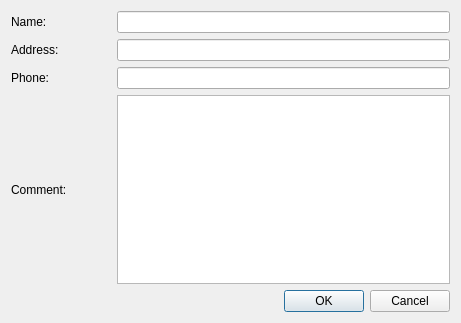
<?xml version="1.0" encoding="UTF-8"?>
<ui version="4.0">
 <class>CreateBranch</class>
 <widget class="QDialog" name="CreateBranch">
  <property name="geometry">
   <rect>
    <x>0</x>
    <y>0</y>
    <width>461</width>
    <height>323</height>
   </rect>
  </property>
  <property name="sizePolicy">
   <sizepolicy hsizetype="Fixed" vsizetype="Fixed">
    <horstretch>0</horstretch>
    <verstretch>0</verstretch>
   </sizepolicy>
  </property>
  <property name="windowTitle">
   <string>Create/Update branch</string>
  </property>
  <property name="locale">
   <locale language="English" country="UnitedStates"/>
  </property>
  <property name="modal">
   <bool>false</bool>
  </property>
  <layout class="QGridLayout" name="gridLayout">
   <property name="leftMargin">
    <number>11</number>
   </property>
   <property name="topMargin">
    <number>11</number>
   </property>
   <property name="rightMargin">
    <number>11</number>
   </property>
   <property name="bottomMargin">
    <number>11</number>
   </property>
   <item row="2" column="1">
    <widget class="QLineEdit" name="phoneEdit">
     <property name="toolTip">
      <string>&lt;html&gt;&lt;head/&gt;&lt;body&gt;&lt;p&gt;For example: 929999999 (only digits)&lt;/p&gt;&lt;/body&gt;&lt;/html&gt;</string>
     </property>
    </widget>
   </item>
   <item row="2" column="0">
    <widget class="QLabel" name="phoneLb">
     <property name="text">
      <string>Phone:</string>
     </property>
    </widget>
   </item>
   <item row="1" column="0">
    <widget class="QLabel" name="addresLb">
     <property name="text">
      <string>Address:</string>
     </property>
    </widget>
   </item>
   <item row="1" column="1">
    <widget class="QLineEdit" name="addressEdit">
     <property name="toolTip">
      <string>&lt;html&gt;&lt;head/&gt;&lt;body&gt;&lt;p&gt;For example: Main St. 99&lt;/p&gt;&lt;/body&gt;&lt;/html&gt;</string>
     </property>
    </widget>
   </item>
   <item row="0" column="1">
    <widget class="QLineEdit" name="nameEdit">
     <property name="toolTip">
      <string>&lt;html&gt;&lt;head/&gt;&lt;body&gt;&lt;p&gt;For example: &amp;quot;River Co.&amp;quot;&lt;/p&gt;&lt;/body&gt;&lt;/html&gt;</string>
     </property>
    </widget>
   </item>
   <item row="4" column="0" colspan="2">
    <layout class="QHBoxLayout" name="horizontalLayout">
     <item>
      <spacer name="horizontalSpacer">
       <property name="orientation">
        <enum>Qt::Horizontal</enum>
       </property>
       <property name="sizeHint" stdset="0">
        <size>
         <width>40</width>
         <height>20</height>
        </size>
       </property>
      </spacer>
     </item>
     <item>
      <widget class="QPushButton" name="okBtn">
       <property name="text">
        <string>OK</string>
       </property>
      </widget>
     </item>
     <item>
      <widget class="QPushButton" name="cancelBtn">
       <property name="text">
        <string>Cancel</string>
       </property>
      </widget>
     </item>
    </layout>
   </item>
   <item row="0" column="0">
    <widget class="QLabel" name="nameLb">
     <property name="sizePolicy">
      <sizepolicy hsizetype="Preferred" vsizetype="Preferred">
       <horstretch>0</horstretch>
       <verstretch>0</verstretch>
      </sizepolicy>
     </property>
     <property name="minimumSize">
      <size>
       <width>100</width>
       <height>0</height>
      </size>
     </property>
     <property name="text">
      <string>Name:</string>
     </property>
    </widget>
   </item>
   <item row="3" column="0">
    <widget class="QLabel" name="label_4">
     <property name="text">
      <string>Comment:</string>
     </property>
    </widget>
   </item>
   <item row="3" column="1">
    <widget class="QTextEdit" name="commentTextEdit">
     <property name="toolTip">
      <string>&lt;html&gt;&lt;head/&gt;&lt;body&gt;&lt;p&gt;Does not mandatory field! If you want, than add some comments&lt;/p&gt;&lt;/body&gt;&lt;/html&gt;</string>
     </property>
    </widget>
   </item>
  </layout>
 </widget>
 <tabstops>
  <tabstop>nameEdit</tabstop>
  <tabstop>addressEdit</tabstop>
  <tabstop>phoneEdit</tabstop>
  <tabstop>commentTextEdit</tabstop>
  <tabstop>okBtn</tabstop>
  <tabstop>cancelBtn</tabstop>
 </tabstops>
 <resources/>
 <connections/>
</ui>
